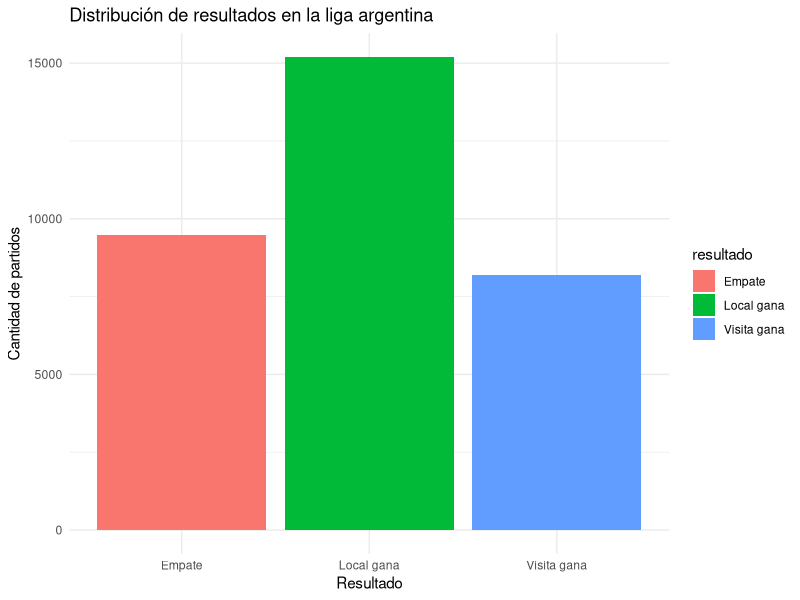

R code for this plot: (Note: this script raises an error after producing the figure.)
# ==========================================================
#  EFI Matemática Aplicada - Análisis Predictivo en R
#  Tema: Predicción de resultados en el Fútbol Argentino
#  Script 01 - Análisis y Filtrado de Datos
# ==========================================================

# --- Cargar librerías necesarias ---
library(data.table)
library(dplyr)
library(ggplot2)
library(corrplot)

# --- Cargar dataset ---
df <- fread("../data/liga_argentina.csv")

# --- Mostrar información general ---
cat("Dimensiones del dataset:\n")
print(dim(df))
cat("\nNombres de columnas:\n")
print(names(df))
cat("\nPrimeras filas:\n")
print(head(df, 10))

# --- Seleccionar y renombrar columnas clave ---
matches <- df %>%
  select(date_name, local_team, visitor_team, local_result, visitor_result) %>%
  rename(
    torneo = date_name,
    home_team = local_team,
    away_team = visitor_team,
    home_goals = local_result,
    away_goals = visitor_result
  )

# --- Convertir torneo en texto ---
matches$torneo <- as.character(matches$torneo)

# --- Crear columna con resultado categórico ---
matches <- matches %>%
  mutate(
    resultado = case_when(
      home_goals > away_goals ~ "Local gana",
      home_goals < away_goals ~ "Visita gana",
      TRUE ~ "Empate"
    )
  )

# --- Mostrar estructura ---
cat("\nEstructura de datos limpia:\n")
print(str(matches))

# --- Gráfico: Distribución de resultados ---
ggplot(matches, aes(x = resultado, fill = resultado)) +
  geom_bar() +
  labs(
    title = "Distribución de resultados en la liga argentina",
    x = "Resultado",
    y = "Cantidad de partidos"
  ) +
  theme_minimal()

# --- Promedios generales de goles ---
promedios_global <- matches %>%
  summarise(
    promedio_goles_local = mean(home_goals, na.rm = TRUE),
    promedio_goles_visitante = mean(away_goals, na.rm = TRUE)
  )
cat("\nPromedios globales de goles:\n")
print(promedios_global)

# --- Promedio de goles por equipo local ---
promedios_equipos <- matches %>%
  group_by(home_team) %>%
  summarise(
    goles_a_favor_local = mean(home_goals, na.rm = TRUE),
    goles_en_contra_local = mean(away_goals, na.rm = TRUE),
    partidos_local = n()
  ) %>%
  arrange(desc(goles_a_favor_local))

cat("\nTop 10 equipos con mayor promedio de goles como local:\n")
print(head(promedios_equipos, 10))

# --- Guardar versión limpia ---
write.csv(matches, "../output/liga_argentina_clean.csv", row.names = FALSE)
cat("\nArchivo limpio guardado en: ../output/liga_argentina_clean.csv\n")

# --- Mensaje final ---
cat("\nScript 01 finalizado correctamente.\n")
